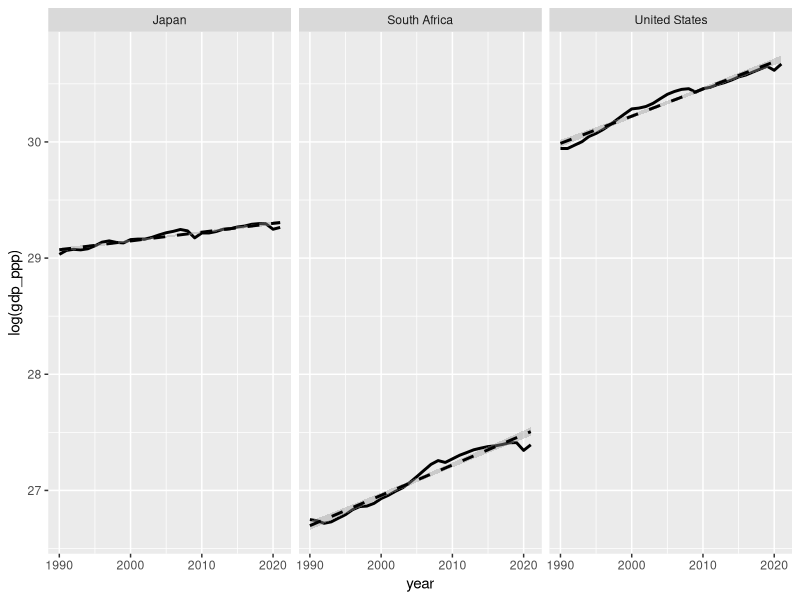

Here is the R script that generated this plot:
library(tidyverse)
library(lubridate)

macro_data <- read_csv("gdp-data.csv")



macro_data %>% 
  ggplot(aes(x = year, y = log(gdp_ppp))) +
  geom_line(size = 1) +
  facet_wrap(~country) +
  geom_smooth(method = "lm", color = "black", linetype = "dashed")



